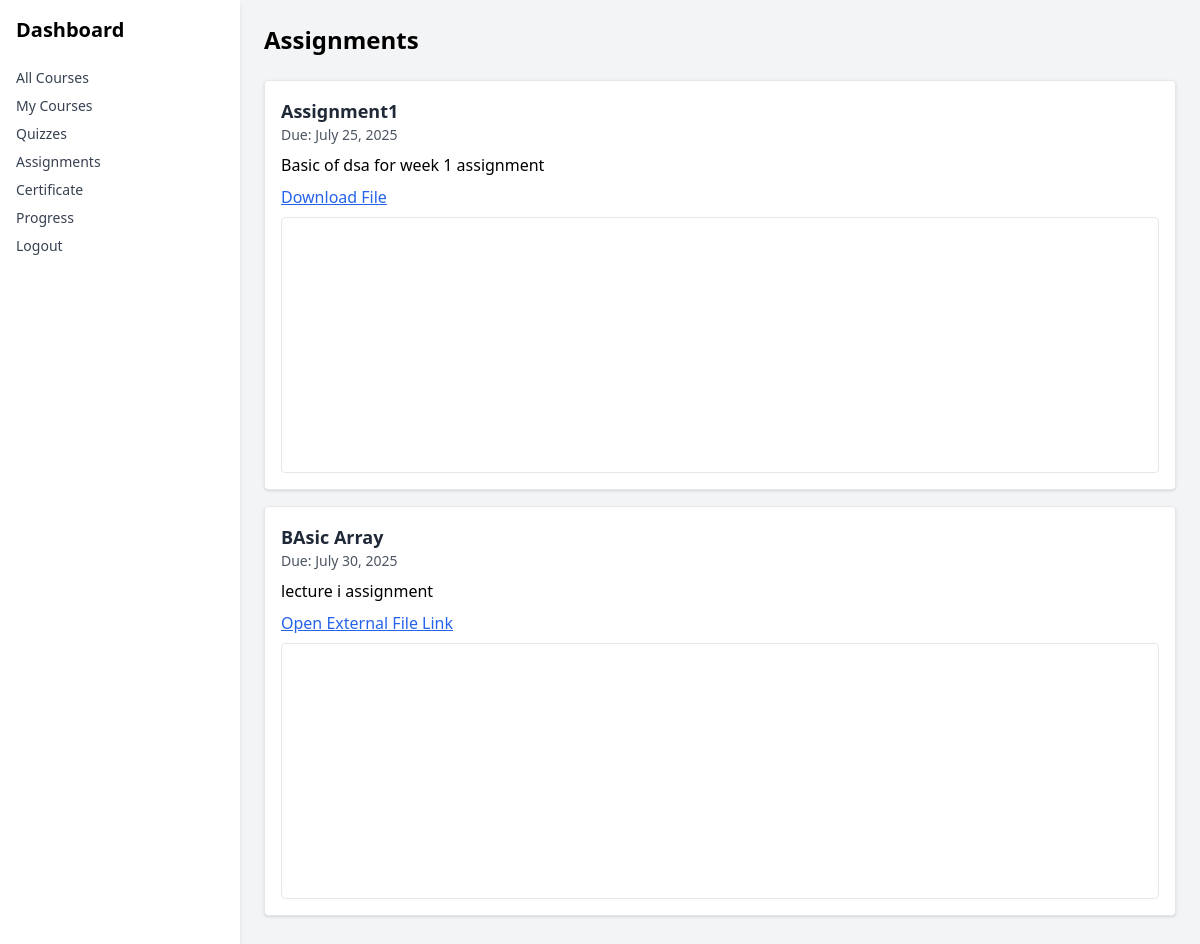
Page /assignments/ (signed in) on the committed database.
### lms/models.py (models this page shows, shortened)
class Assignment(models.Model):
    course = models.ForeignKey(Course, on_delete=models.CASCADE)
    title = models.CharField(max_length=255)
    description = models.TextField()
    due_date = models.DateField()
    file_link = models.URLField(blank=True, null=True)
    uploaded_file = models.FileField(upload_to='assignments/', blank=True, null=True)  # ✅ File field
    uploaded_at = models.DateTimeField(auto_now_add=True)

### lms/views.py (the view)
# urls.py: path('assignments/', AssignmentListView.as_view(), name='assignment_list'),
class AssignmentListView(LoginRequiredMixin, View):
    def get(self, request):
        if request.user.is_staff:
            courses = Course.objects.filter(teacher=request.user)
            assignments = Assignment.objects.filter(course__in=courses)
        else:
            enrolled_courses = Enrollment.objects.filter(student=request.user).values_list('course', flat=True)
            assignments = Assignment.objects.filter(course__in=enrolled_courses)
        return render(request, 'lms/assignment_list.html', {'assignments': assignments})

### lms/templates/lms/assignment_list.html (shortened to what this page needs)
{% extends 'lms/base.html' %}
{% block content %}
<h2 class="text-2xl font-bold mb-6">Assignments</h2>
{% for assignment in assignments %}
    <div class="bg-white border p-4 rounded shadow mb-4">
        <h3 class="text-lg font-semibold text-gray-800">{{ assignment.title }}</h3>
        <p class="text-sm text-gray-600">Due: {{ assignment.due_date }}</p>
        <p class="mt-2">{{ assignment.description }}</p>
        {% if assignment.uploaded_file %}
            <p class="mt-2">
                <a href="{{ assignment.uploaded_file.url }}" class="text-blue-600 underline" target="_blank">
                    Download File
                </a>
            </p>
            <div class="mt-2">
                <iframe src="{{ assignment.uploaded_file.url }}" class="w-full h-64 border rounded" frameborder="0"></iframe>
            </div>
        {% elif assignment.file_link %}
            <p class="mt-2">
                <a href="{{ assignment.file_link }}" class="text-blue-600 underline" target="_blank">
                    Open External File Link
                </a>
            </p>
            <div class="mt-2">
                <iframe src="{{ assignment.file_link }}" class="w-full h-64 border rounded" frameborder="0"></iframe>
            </div>
        {% endif %}
    </div>
{% empty %}
    <p>No assignments found.</p>
{% endfor %}
{% endblock %}

### rows in the picture
Assignment: title "Assignment1", due_date "July 25, 2025", description "Basic of dsa for week 1 assignment"
Assignment: title "BAsic Array", due_date "July 30, 2025", description "lecture i assignment"
